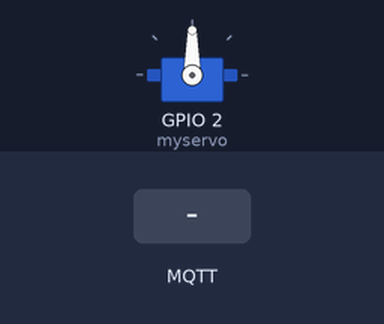
Simulated run of this sketch. Board: ESP8266 (NodeMCU). Shown: servo. The test bench sets the inputs (shaded band). WiFi joins after 1.5 s; servers stay silent unless stated; no MQTT or app messages arrive unless stated; what the sketch prints to the serial monitor is not drawn.

Above: at 0.1 s.
At 2.7 s:
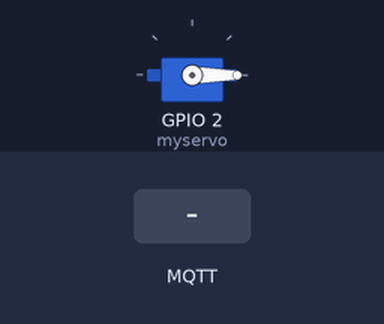
2.8 s: MQTT message "1" arrives on the first subscribed topic
5.0 s: MQTT message "on" arrives on the first subscribed topic
7.0 s: MQTT message "off" arrives on the first subscribed topic
Timing chart, 0 to 10.0 s (numbered marks = the images above; inputs shaded):
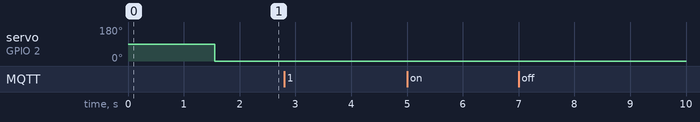

Measured:
- after the input at 2.8 s, every drawn part: stays the same
- after the input at 5.0 s, every drawn part: stays the same
- after the input at 7.0 s, every drawn part: stays the same

The sketch:

servo_motor.ino
```cpp
#include <ESP8266WiFi.h>
#include <Adafruit_NeoPixel.h>
#include <DHT.h>
#include <ArduinoJson.h>
#include <PubSubClient.h>
#include <Servo.h>

// Watson IoT connection details
#define MQTT_HOST "XXX.messaging.internetofthings.ibmcloud.com"
#define MQTT_PORT 1883
#define MQTT_DEVICEID "d:XXX:YYY:ZZZ"
#define MQTT_USER "use-token-auth"
#define MQTT_TOKEN "PPP"
#define MQTT_TOPIC "iot-2/evt/status/fmt/json"
#define MQTT_TOPIC_INTERVAL "iot-2/cmd/interval/fmt/json"

// Add WiFi connection information
char ssid[] = "cloud-iot-ufrj";  // your network SSID (name)
char pass[] = "ufrj-ibm-cloud";  // your network password

// Declarations concerning
Servo myservo;     // create servo object to control a servo
//int xpin = A0;     // analog pin used to connect the Accelerometer
//int pos;           // variable to read the value from the analog pin</p>

// MQTT objects
void callback(char* topic, byte* payload, unsigned int length);
WiFiClient wifiClient;
PubSubClient mqtt(MQTT_HOST, MQTT_PORT, callback, wifiClient);

// variables to hold data
StaticJsonDocument<100> jsonDoc;
JsonObject payload = jsonDoc.to<JsonObject>();
JsonObject status = payload.createNestedObject("d");
StaticJsonDocument<100> jsonReceiveDoc;
static char msg[50];

int16_t angle;

///////////////////////////////////// FUNÇÕES ////////////////////////////////////////////

void callback(char* topic, byte* payload, unsigned int length)
{
   // handle message arrived
  Serial.print("Message arrived [");
  Serial.print(topic);
  Serial.print("] : ");

  payload[length] = 0;
  Serial.println((char *)payload);
  DeserializationError err = deserializeJson(jsonReceiveDoc, (char *)payload);
  if (err)
  {
    Serial.print(F("deserializeJson() failed with code "));
    Serial.println(err.c_str());
  }
  else
  {
    JsonObject cmdData = jsonReceiveDoc.as<JsonObject>();
    if (0 == strcmp(topic, MQTT_TOPIC_INTERVAL))
    {
      //valid message received
      angle = cmdData["Angle_X"].as<int16_t>(); // this form allows you specify the type of the data you want from the JSON object
      Serial.print("Angle has been changed:");
      Serial.println(angle);
      jsonReceiveDoc.clear();
    }
    else {Serial.println("Unknown command received");}
  }
}

//marrom gnd
//laranja 3v3
//amarelo d4

///////////////////////////////////// SETUP ////////////////////////////////////////////

void setup()
{
  // Start serial console
  myservo.attach(2);  // D4
  Serial.begin(115200);
  Serial.setTimeout(2000);
  while (!Serial) { }
  Serial.println();
  Serial.println("ESP8266 Sensor Application");

  // Start WiFi connection
  WiFi.mode(WIFI_STA);
  WiFi.begin(ssid, pass);
  while (WiFi.status() != WL_CONNECTED)
  {
    delay(500);
    Serial.print(".");
  }
  Serial.println("");
  Serial.println("WiFi Connected");

  // Connect to MQTT - IBM Watson IoT Platform
  while(! mqtt.connected())
  {
    if (mqtt.connect(MQTT_DEVICEID, MQTT_USER, MQTT_TOKEN))
    {
      Serial.println("MQTT Connected");
      mqtt.subscribe(MQTT_TOPIC_INTERVAL);
    }
    else
    {
      Serial.println("MQTT Failed to connect! ... retrying");
      delay(500);
    }
  }
}

///////////////////////////////////// LOOP ////////////////////////////////////////////

void loop()
{
  mqtt.loop();
  while (!mqtt.connected())
  {
    Serial.print("Attempting MQTT connection...");
    if (mqtt.connect(MQTT_DEVICEID, MQTT_USER, MQTT_TOKEN))
    {
      Serial.println("MQTT Connected");
      mqtt.subscribe(MQTT_TOPIC_INTERVAL);
      mqtt.loop();
    }
    else
    {
      Serial.println("MQTT Failed to connect!");
      delay(5000);
    }
  }

  myservo.write(abs(floor(angle)));
  delay(1000);

  // Print Message to console in JSON format
  status["angle"] = angle;
  serializeJson(jsonDoc, msg, 50);
  Serial.println(msg);
  if (!mqtt.publish(MQTT_TOPIC, msg))
  {
    Serial.println("MQTT Publish failed");
  }

  Serial.print("Angle :");
  Serial.print(angle);
  Serial.println();

  for (int i = 0; i < 10; i++)
  {
    mqtt.loop();
    delay(1000);
  }
}
```
